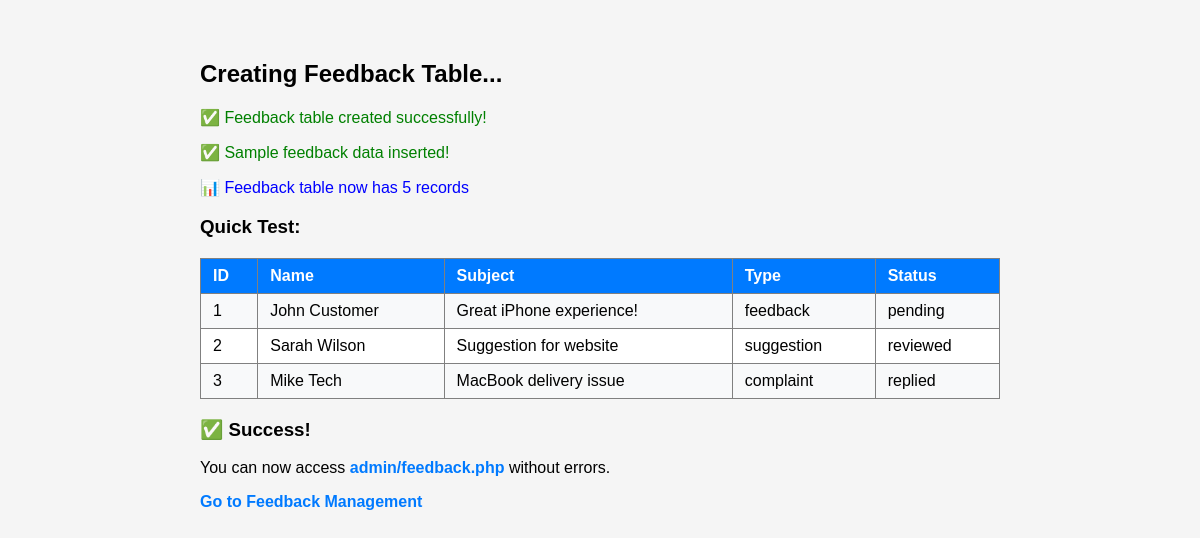
/admin/quick-fix-feedback.php, run on the app's committed database.
### tables this page shows
CREATE TABLE IF NOT EXISTS `feedback` (
  `id` int(11) NOT NULL AUTO_INCREMENT,
  `user_id` int(11) DEFAULT NULL,
  `name` varchar(255) NOT NULL,
  `email` varchar(255) NOT NULL,
  `subject` varchar(255) NOT NULL,
  `message` text NOT NULL,
  `type` enum('feedback','suggestion','complaint','bug_report') DEFAULT 'feedback',
  `status` enum('pending','reviewed','replied','resolved','closed') DEFAULT 'pending',
  `admin_reply` text DEFAULT NULL,
  `admin_notes` text DEFAULT NULL,
  `rating` int(1) DEFAULT NULL,
  `is_anonymous` tinyint(1) DEFAULT 0,
  `created_at` timestamp NOT NULL DEFAULT CURRENT_TIMESTAMP,
  `updated_at` timestamp NOT NULL DEFAULT CURRENT_TIMESTAMP ON UPDATE CURRENT_TIMESTAMP,
  PRIMARY KEY (`id`),
  KEY `user_id` (`user_id`),
  KEY `status` (`status`),
  KEY `type` (`type`),
  KEY `created_at` (`created_at`)
);

### public/admin/quick-fix-feedback.php (the view, shortened to what this page needs)
<?php
try {
    $pdo = getDbConnection();
    echo "<h2>Creating Feedback Table...</h2>";
    $sql = "CREATE TABLE IF NOT EXISTS `feedback` (
        `id` int(11) NOT NULL AUTO_INCREMENT,
        `user_id` int(11) DEFAULT NULL,
        `name` varchar(255) NOT NULL,
        `email` varchar(255) NOT NULL,
        `subject` varchar(255) NOT NULL,
        `message` text NOT NULL,
        `type` enum('feedback','suggestion','complaint','bug_report') DEFAULT 'feedback',
        `status` enum('pending','reviewed','replied','resolved','closed') DEFAULT 'pending',
        `admin_reply` text DEFAULT NULL,
        `admin_notes` text DEFAULT NULL,
        `rating` int(1) DEFAULT NULL,
        `is_anonymous` tinyint(1) DEFAULT 0,
        `created_at` timestamp NOT NULL DEFAULT CURRENT_TIMESTAMP,
        `updated_at` timestamp NOT NULL DEFAULT CURRENT_TIMESTAMP ON UPDATE CURRENT_TIMESTAMP,
        PRIMARY KEY (`id`),
        KEY `user_id` (`user_id`),
        KEY `status` (`status`),
        KEY `type` (`type`),
        KEY `created_at` (`created_at`)
    ) ENGINE=InnoDB DEFAULT CHARSET=utf8mb4";
    $pdo->exec($sql);
    echo "<p style='color: green;'>✅ Feedback table created successfully!</p>";
    $insertSql = "INSERT IGNORE INTO `feedback` (`name`, `email`, `subject`, `message`, `type`, `status`, `rating`, `created_at`) VALUES
    ('John Customer', 'john@example.com', 'Great iPhone experience!', 'I love my new iPhone 15 Pro Max. The camera quality is amazing and the battery lasts all day.', 'feedback', 'pending', 5, '2024-01-15 10:30:00'),
    ('Sarah Wilson', 'sarah@example.com', 'Suggestion for website', 'It would be great if you could add a comparison feature between different iPhone models.', 'suggestion', 'reviewed', NULL, '2024-01-14 14:20:00'),
    ('Mike Tech', 'mike@example.com', 'MacBook delivery issue', 'My MacBook Pro was supposed to arrive yesterday but I have not received it yet. Please help.', 'complaint', 'replied', 2, '2024-01-13 09:15:00'),
    ('Lisa Admin', 'lisa@example.com', 'Website bug report', 'The search function on the website does not work properly when searching for iPad accessories.', 'bug_report', 'resolved', NULL, '2024-01-12 16:45:00'),
    ('David Customer', 'david@example.com', 'Apple Watch feedback', 'The new Apple Watch Series 9 is fantastic! Health monitoring features are very accurate.', 'feedback', 'pending', 5, '2024-01-11 11:30:00')";
    $pdo->exec($insertSql);
    echo "<p style='color: green;'>✅ Sample feedback data inserted!</p>";
    $stmt = $pdo->query("SELECT COUNT(*) FROM feedback");
    $count = $stmt->fetchColumn();
    echo "<p style='color: blue;'>📊 Feedback table now has $count records</p>";
    echo "<h3>Quick Test:</h3>";
    $stmt = $pdo->query("SELECT id, name, subject, type, status FROM feedback LIMIT 3");
    $feedbacks = $stmt->fetchAll(PDO::FETCH_ASSOC);
    echo "<table border='1' style='border-collapse: collapse; width: 100%;'>";
    echo "<tr><th>ID</th><th>Name</th><th>Subject</th><th>Type</th><th>Status</th></tr>";
    foreach ($feedbacks as $feedback) {
        echo "<tr>";
        echo "<td>" . htmlspecialchars($feedback['id']) . "</td>";
        echo "<td>" . htmlspecialchars($feedback['name']) . "</td>";
        echo "<td>" . htmlspecialchars($feedback['subject']) . "</td>";
        echo "<td>" . htmlspecialchars($feedback['type']) . "</td>";
        echo "<td>" . htmlspecialchars($feedback['status']) . "</td>";
        echo "</tr>";
    }
    echo "</table>";
    echo "<h3>✅ Success!</h3>";
    echo "<p>You can now access <a href='feedback.php'>admin/feedback.php</a> without errors.</p>";
    echo "<p><a href='feedback.php'>Go to Feedback Management</a></p>";
} catch (Exception $e) {
    echo "<p style='color: red;'>❌ Error: " . $e->getMessage() . "</p>";
    echo "<p>Please check your database configuration.</p>";
}
?>

### public/admin/quick-fix-feedback.php (style rules this page uses)
table { background: white; margin: 20px 0; }
th, td { padding: 8px 12px; text-align: left; }
th { background: #007AFF; color: white; }
tr:nth-child(even) { background: #f8f9fa; }
a { color: #007AFF; text-decoration: none; font-weight: bold; }

### data on the page
feedback: id "1", name "John Customer", subject "Great iPhone experience!", type "feedback", status "pending"
feedback: id "2", name "Sarah Wilson", subject "Suggestion for website", type "suggestion", status "reviewed"
feedback: id "3", name "Mike Tech", subject "MacBook delivery issue", type "complaint", status "replied"

### other printed values
$count "5"
